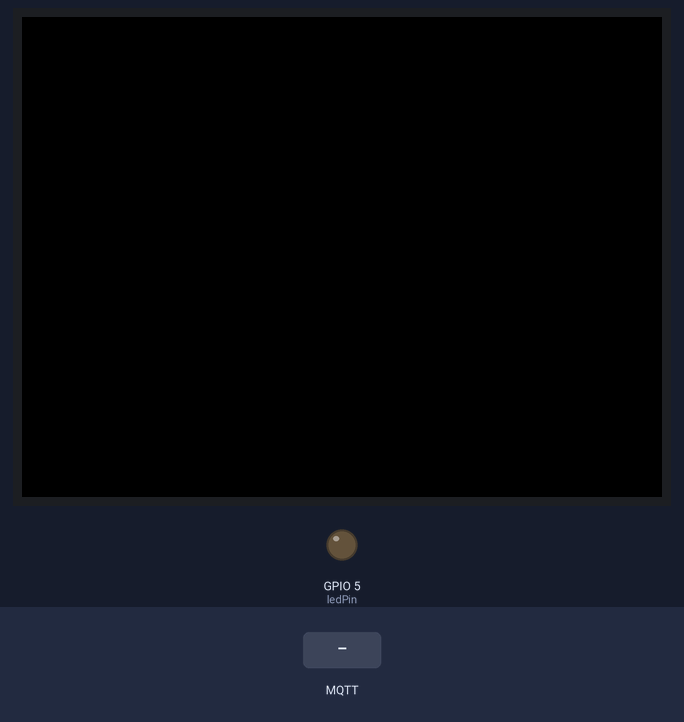
The sketch below on a simulated ESP32. On the bench: 320×240 colour display, output pins drawn as LEDs (lit = HIGH). Inputs (shaded band) come from the test bench. WiFi joins after 1.5 s; servers stay silent unless stated; no MQTT or app messages arrive unless stated; what the sketch prints to the serial monitor is not drawn.

Above: at 2.9 s.
3.0 s: MQTT message "1" arrives on the first subscribed topic
At 3.6 s:
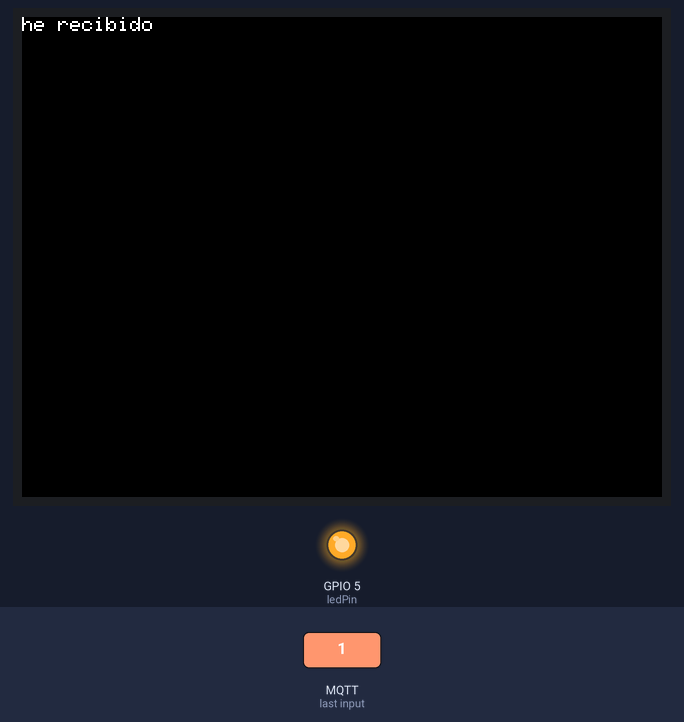
4.5 s: MQTT message "on" arrives on the first subscribed topic
At 4.8 s:
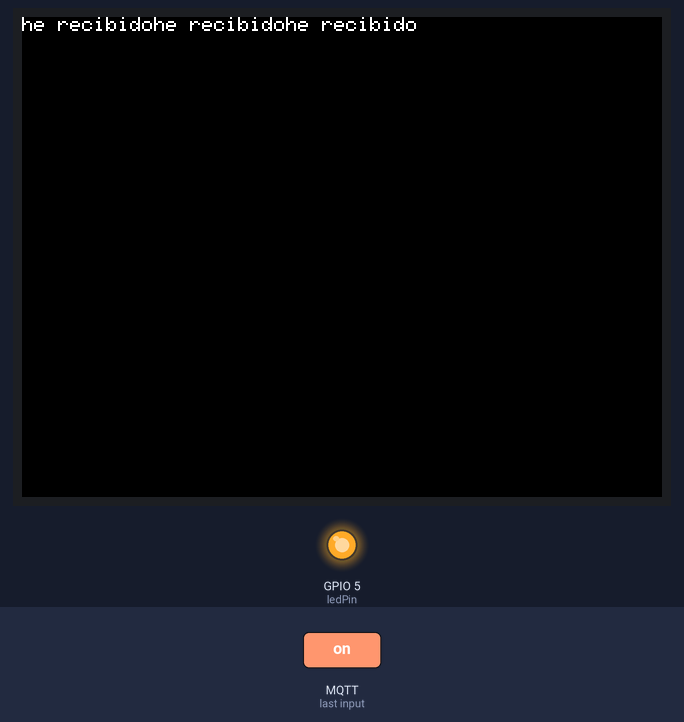
6.0 s: MQTT message "0" arrives on the first subscribed topic
At 7.0 s:
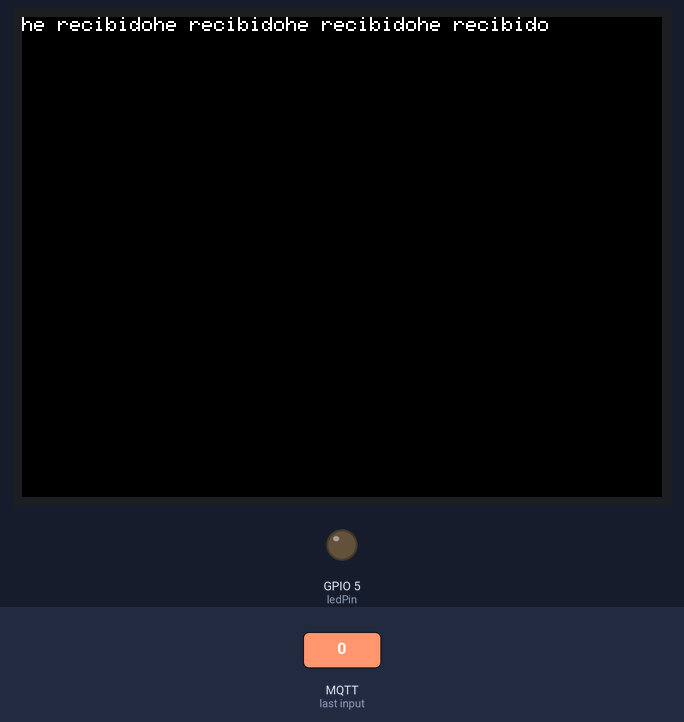
7.5 s: MQTT message "off" arrives on the first subscribed topic
At 8.3 s:
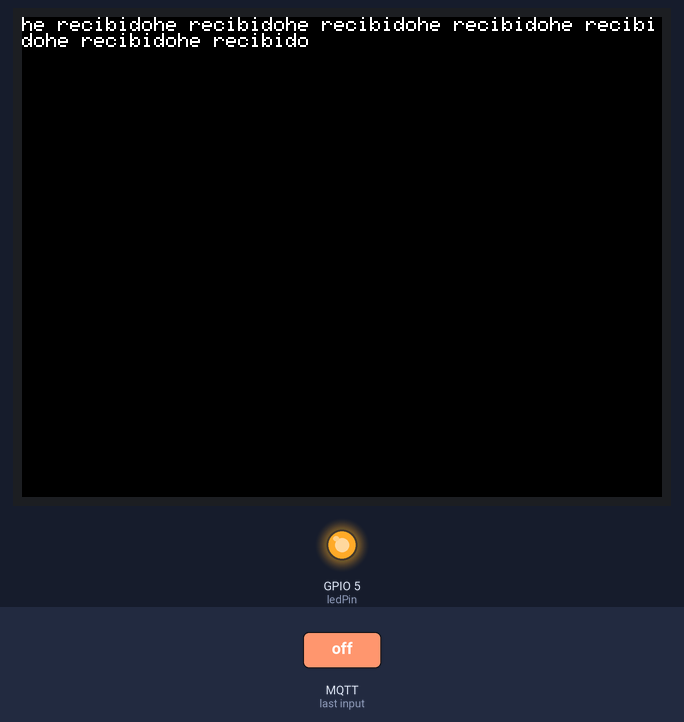
Timing chart, 0 to 10.0 s (numbered marks = the images above; inputs shaded):
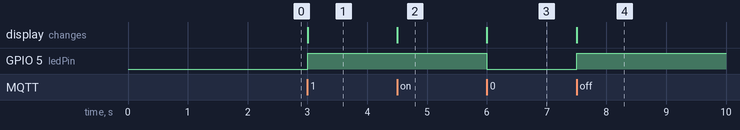

The sketch:

Encender_led_firebase.ino
```cpp
#include <M5Stack.h>
using namespace std;
#include "WiFi.h";
#include "AsyncUDP.h"
#include "PubSubClient.h" // Connect and publish to the MQTT broker

AsyncUDP udp;

const int ledPin = 5;

//detalles del servidor MQTT
const char* MQTT_SERVER = "192.168.194.53";
const int MQTT_PORT = 1883;

// Reemplazar este valor con el tópico al que desea suscribirse
const char* MQTT_TOPIC = "home/led";

// WiFi
const char * ssid = "Zaimobil";
const char * wifi_password = "holaputa";
// MQTT
const char* mqtt_server = "192.168.194.53";  // IP of the MQTT broker
const char* mqtt_username = "pi"; // MQTT username
const char* mqtt_password = "1234"; // MQTT password
const char* clientID = "LED"; // MQTT client ID

// Initialise the WiFi and MQTT Client objects
WiFiClient wifiClient;
// 1883 is the listener port for the Broker
PubSubClient client(mqtt_server, 1883, wifiClient);


// Custom function to connet to the MQTT broker via WiFi
void connect_MQTT(){
Serial.print("Connecting to ");
  Serial.println(ssid);

  // Connect to the WiFi
  WiFi.begin(ssid, wifi_password);

  // Wait until the connection has been confirmed before continuing
  while (WiFi.status() != WL_CONNECTED) {
    delay(500);
    Serial.print(".");
  }

  // Debugging - Output the IP Address of the ESP8266
  Serial.println("WiFi connected");
  Serial.print("IP address: ");
  Serial.println(WiFi.localIP());

  // Connect to MQTT Broker
  // client.connect returns a boolean value to let us know if the connection was successful.
  // If the connection is failing, make sure you are using the correct MQTT Username and Password (Setup Earlier in the Instructable)
  if (client.connect(clientID, mqtt_username, mqtt_password)) {
    Serial.println("Connected to MQTT Broker!");
     client.setCallback(callback);
  }
  else {
    Serial.println("Connection to MQTT Broker failed...");
  }
}

void callback(char* topic, byte* payload, unsigned int length) {
  Serial.print("Message arrived [");
  Serial.print(topic);
  Serial.print("] ");
  for (int i = 0; i < length; i++) {
    Serial.print((char)payload[i]);
    M5.lcd.printf("he recibido");
  }
  Serial.println();

  // Switch on the LED if an 1 was received as first character
  if ((char)payload[0] == '0') {
    digitalWrite(ledPin, LOW);   // Turn the LED on (Note that LOW is the voltage level
    // but actually the LED is on; this is because
    // it is acive low on the ESP-01)
  } else {
    digitalWrite(ledPin, HIGH);  // Turn the LED off by making the voltage HIGH
  }

}

//SETUP
void setup() {

  pinMode(ledPin, OUTPUT);
  M5.begin(true, false, true);
  Serial.begin(115200);
// Suscribirse al tópico MQTT especificado
 // client.subscribe(MQTT_TOPIC);
   connect_MQTT();
    client.setCallback(callback);
}

void loop() {
    client.subscribe(MQTT_TOPIC);
 client.loop();

}
```

Measured:
- after the input at 3.0 s, GPIO 5 (ledPin): LOW → HIGH at once; the display: changes at once (image 1)
- after the input at 4.5 s, the display: changes at once (image 2)
- after the input at 6.0 s, GPIO 5 (ledPin): HIGH → LOW at once; the display: changes at once (image 3)
- after the input at 7.5 s, GPIO 5 (ledPin): LOW → HIGH at once; the display: changes at once (image 4)
